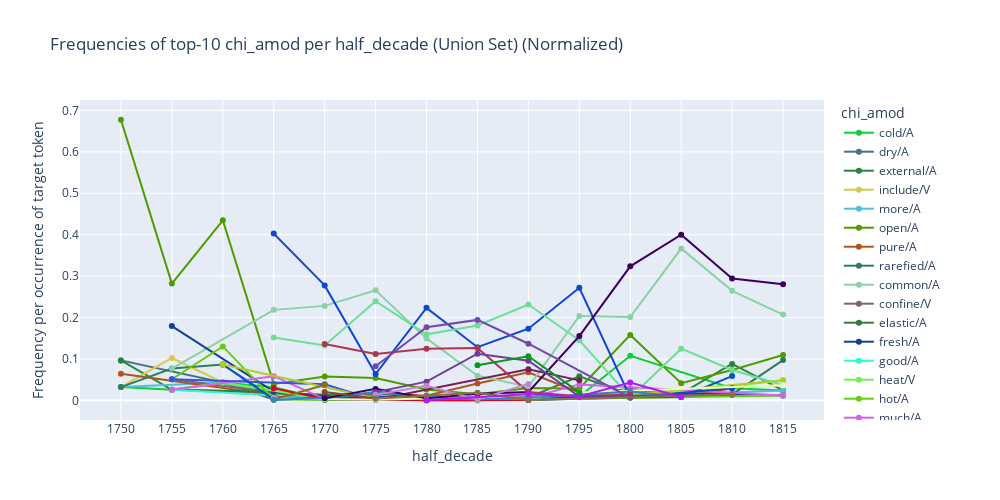

Write notebook code for a chart like this one.
### Code cell
# Bar chart (absolute freq)
plot_freq_top_union_sfillers_by_period(slot_df, 
                              slot_type=slot_type,
                              top_n=10,
                              normalized=True, # Normalised or Raw count
                              time_col='half_decade',
                              )

### Figure 1 — Plotly figure (JSON) as saved in the notebook; plotly's stock layout.template omitted (floating-point values rounded to 4 significant figures)
{"data": [{"hovertemplate": "chi_amod=cold/A<br>half_decade=%{x}<br>Frequency per occurrence of target token=%{y}<extra></extra>", "legendgroup": "cold/A", "line": {"color": "#0cce35", "dash": "solid"}, "marker": {"symbol": "circle"}, "mode": "lines+markers", "name": "cold/A", "orientation": "v", "showlegend": true, "type": "scatter", "x": [1750, 1755, 1760, 1765, 1770, 1775, 1780, 1785, 1790, 1795, 1800, 1810, 1815], "xaxis": "x", "y": [0.03226, 0.02564, 0.04348, 0.032, 0.001704, 0.01244, 0.00288, 0.00374, 0.003636, 0.009709, 0.1079, 0.02941, 0.02439], "yaxis": "y"}, {"hovertemplate": "chi_amod=dry/A<br>half_decade=%{x}<br>Frequency per occurrence of target token=%{y}<extra></extra>", "legendgroup": "dry/A", "line": {"color": "#477183", "dash": "solid"}, "marker": {"symbol": "circle"}, "mode": "lines+markers", "name": "dry/A", "orientation": "v", "showlegend": true, "type": "scatter", "x": [1750, 1760, 1765, 1770, 1775, 1780, 1785, 1790, 1795, 1800, 1805, 1810], "xaxis": "x", "y": [0.09677, 0.04348, 0.002667, 0.005111, 0.02022, 0.001728, 0.00374, 0.002424, 0.009709, 0.02158, 0.008333, 0.01471], "yaxis": "y"}, {"hovertemplate": "chi_amod=external/A<br>half_decade=%{x}<br>Frequency per occurrence of target token=%{y}<extra></extra>", "legendgroup": "external/A", "line": {"color": "#2c833f", "dash": "solid"}, "marker": {"symbol": "circle"}, "mode": "lines+markers", "name": "external/A", "orientation": "v", "showlegend": true, "type": "scatter", "x": [1750, 1755, 1765, 1770, 1775, 1780, 1785, 1790, 1795, 1800, 1805, 1810, 1815], "xaxis": "x", "y": [0.09677, 0.02564, 0.01867, 0.01363, 0.01555, 0.008065, 0.007479, 0.007273, 0.05825, 0.01439, 0.01667, 0.08824, 0.02439], "yaxis": "y"}, {"hovertemplate": "chi_amod=include/V<br>half_decade=%{x}<br>Frequency per occurrence of target token=%{y}<extra></extra>", "legendgroup": "include/V", "line": {"color": "#d6cb4d", "dash": "solid"}, "marker": {"symbol": "circle"}, "mode": "lines+markers", "name": "include/V", "orientation": "v", "showlegend": true, "type": "scatter", "x": [1750, 1755, 1760, 1765, 1775, 1780, 1815], "xaxis": "x", "y": [0.03226, 0.1026, 0.04348, 0.016, 0.001555, 0.001152, 0.03659], "yaxis": "y"}, {"hovertemplate": "chi_amod=more/A<br>half_decade=%{x}<br>Frequency per occurrence of target token=%{y}<extra></extra>", "legendgroup": "more/A", "line": {"color": "#51bedd", "dash": "solid"}, "marker": {"symbol": "circle"}, "mode": "lines+markers", "name": "more/A", "orientation": "v", "showlegend": true, "type": "scatter", "x": [1750, 1760, 1765, 1770, 1775, 1780, 1785, 1790, 1815], "xaxis": "x", "y": [0.03226, 0.04348, 0.016, 0.005111, 0.006221, 0.009217, 0.008227, 0.001212, 0.02439], "yaxis": "y"}, {"hovertemplate": "chi_amod=open/A<br>half_decade=%{x}<br>Frequency per occurrence of target token=%{y}<extra></extra>", "legendgroup": "open/A", "line": {"color": "#4f9b02", "dash": "solid"}, "marker": {"symbol": "circle"}, "mode": "lines+markers", "name": "open/A", "orientation": "v", "showlegend": true, "type": "scatter", "x": [1750, 1755, 1760, 1765, 1770, 1775, 1780, 1785, 1790, 1795, 1800, 1805, 1810, 1815], "xaxis": "x", "y": [0.6774, 0.2821, 0.4348, 0.04, 0.05792, 0.05443, 0.0265, 0.01496, 0.0303, 0.02913, 0.1583, 0.04167, 0.07353, 0.1098], "yaxis": "y"}, {"hovertemplate": "chi_amod=pure/A<br>half_decade=%{x}<br>Frequency per occurrence of target token=%{y}<extra></extra>", "legendgroup": "pure/A", "line": {"color": "#ac561e", "dash": "solid"}, "marker": {"symbol": "circle"}, "mode": "lines+markers", "name": "pure/A", "orientation": "v", "showlegend": true, "type": "scatter", "x": [1750, 1765, 1770, 1775, 1780, 1785, 1790, 1795, 1800, 1805, 1810], "xaxis": "x", "y": [0.06452, 0.01333, 0.006814, 0.01866, 0.01152, 0.04114, 0.06788, 0.01942, 0.007194, 0.008333, 0.02941], "yaxis": "y"}, {"hovertemplate": "chi_amod=rarefied/A<br>half_decade=%{x}<br>Frequency per occurrence of target token=%{y}<extra></extra>", "legendgroup": "rarefied/A", "line": {"color": "#2f7c62", "dash": "solid"}, "marker": {"symbol": "circle"}, "mode": "lines+markers", "name": "rarefied/A", "orientation": "v", "showlegend": true, "type": "scatter", "x": [1750, 1755, 1760, 1765, 1770, 1775, 1785, 1800, 1810, 1815], "xaxis": "x", "y": [0.03226, 0.07692, 0.08696, 0.005333, 0.001704, 0.001555, 0.0007479, 0.02158, 0.01471, 0.09756], "yaxis": "y"}, {"hovertemplate": "chi_amod=common/A<br>half_decade=%{x}<br>Frequency per occurrence of target token=%{y}<extra></extra>", "legendgroup": "common/A", "line": {"color": "#8cd0a4", "dash": "solid"}, "marker": {"symbol": "circle"}, "mode": "lines+markers", "name": "common/A", "orientation": "v", "showlegend": true, "type": "scatter", "x": [1755, 1765, 1770, 1775, 1780, 1785, 1790, 1795, 1800, 1805, 1810, 1815], "xaxis": "x", "y": [0.07692, 0.2187, 0.2283, 0.2659, 0.1498, 0.05984, 0.03273, 0.2039, 0.2014, 0.3667, 0.2647, 0.2073], "yaxis": "y"}, {"hovertemplate": "chi_amod=confine/V<br>half_decade=%{x}<br>Frequency per occurrence of target token=%{y}<extra></extra>", "legendgroup": "confine/V", "line": {"color": "#7d6277", "dash": "solid"}, "marker": {"symbol": "circle"}, "mode": "lines+markers", "name": "confine/V", "orientation": "v", "showlegend": true, "type": "scatter", "x": [1755, 1770, 1775, 1785, 1795, 1800, 1805], "xaxis": "x", "y": [0.05128, 0.003407, 0.006221, 0.0007479, 0.009709, 0.02878, 0.008333], "yaxis": "y"}, {"hovertemplate": "chi_amod=elastic/A<br>half_decade=%{x}<br>Frequency per occurrence of target token=%{y}<extra></extra>", "legendgroup": "elastic/A", "line": {"color": "#347a3f", "dash": "solid"}, "marker": {"symbol": "circle"}, "mode": "lines+markers", "name": "elastic/A", "orientation": "v", "showlegend": true, "type": "scatter", "x": [1755, 1765, 1770, 1775, 1780], "xaxis": "x", "y": [0.02564, 0.02133, 0.001704, 0.006221, 0.000576], "yaxis": "y"}, {"hovertemplate": "chi_amod=fresh/A<br>half_decade=%{x}<br>Frequency per occurrence of target token=%{y}<extra></extra>", "legendgroup": "fresh/A", "line": {"color": "#0f4194", "dash": "solid"}, "marker": {"symbol": "circle"}, "mode": "lines+markers", "name": "fresh/A", "orientation": "v", "showlegend": true, "type": "scatter", "x": [1755, 1765, 1770, 1775, 1780, 1785, 1790, 1800, 1805, 1810, 1815], "xaxis": "x", "y": [0.1795, 0.02133, 0.01022, 0.006221, 0.002304, 0.001496, 0.001212, 0.007194, 0.01667, 0.01471, 0.0122], "yaxis": "y"}, {"hovertemplate": "chi_amod=good/A<br>half_decade=%{x}<br>Frequency per occurrence of target token=%{y}<extra></extra>", "legendgroup": "good/A", "line": {"color": "#2ff8d2", "dash": "solid"}, "marker": {"symbol": "circle"}, "mode": "lines+markers", "name": "good/A", "orientation": "v", "showlegend": true, "type": "scatter", "x": [1755, 1770, 1775, 1780, 1785, 1790], "xaxis": "x", "y": [0.02564, 0.005111, 0.007776, 0.00576, 0.00374, 0.001212], "yaxis": "y"}, {"hovertemplate": "chi_amod=heat/V<br>half_decade=%{x}<br>Frequency per occurrence of target token=%{y}<extra></extra>", "legendgroup": "heat/V", "line": {"color": "#6ff151", "dash": "solid"}, "marker": {"symbol": "circle"}, "mode": "lines+markers", "name": "heat/V", "orientation": "v", "showlegend": true, "type": "scatter", "x": [1755, 1760, 1770, 1775, 1785, 1790, 1800, 1815], "xaxis": "x", "y": [0.02564, 0.04348, 0.003407, 0.01089, 0.0007479, 0.002424, 0.007194, 0.04878], "yaxis": "y"}, {"hovertemplate": "chi_amod=hot/A<br>half_decade=%{x}<br>Frequency per occurrence of target token=%{y}<extra></extra>", "legendgroup": "hot/A", "line": {"color": "#65ce0c", "dash": "solid"}, "marker": {"symbol": "circle"}, "mode": "lines+markers", "name": "hot/A", "orientation": "v", "showlegend": true, "type": "scatter", "x": [1755, 1760, 1765, 1770, 1775, 1780, 1785, 1790, 1815], "xaxis": "x", "y": [0.05128, 0.1304, 0.002667, 0.001704, 0.004666, 0.000576, 0.0007479, 0.002424, 0.0122], "yaxis": "y"}, {"hovertemplate": "chi_amod=much/A<br>half_decade=%{x}<br>Frequency per occurrence of target token=%{y}<extra></extra>", "legendgroup": "much/A", "line": {"color": "#d860ea", "dash": "solid"}, "marker": {"symbol": "circle"}, "mode": "lines+markers", "name": "much/A", "orientation": "v", "showlegend": true, "type": "scatter", "x": [1755, 1765, 1770, 1775, 1780, 1785, 1790, 1795, 1815], "xaxis": "x", "y": [0.02564, 0.05867, 0.003407, 0.007776, 0.004608, 0.008975, 0.006061, 0.03883, 0.0122], "yaxis": "y"}, {"hovertemplate": "chi_amod=putrid/A<br>half_decade=%{x}<br>Frequency per occurrence of target token=%{y}<extra></extra>", "legendgroup": "putrid/A", "line": {"color": "#3454e7", "dash": "solid"}, "marker": {"symbol": "circle"}, "mode": "lines+markers", "name": "putrid/A", "orientation": "v", "showlegend": true, "type": "scatter", "x": [1755, 1770, 1775], "xaxis": "x", "y": [0.05128, 0.03918, 0.001555], "yaxis": "y"}, {"hovertemplate": "chi_amod=moist/A<br>half_decade=%{x}<br>Frequency per occurrence of target token=%{y}<extra></extra>", "legendgroup": "moist/A", "line": {"color": "#0353ce", "dash": "solid"}, "marker": {"symbol": "circle"}, "mode": "lines+markers", "name": "moist/A", "orientation": "v", "showlegend": true, "type": "scatter", "x": [1760, 1765, 1770, 1775, 1780, 1785, 1790, 1805, 1810], "xaxis": "x", "y": [0.08696, 0.002667, 0.005111, 0.009331, 0.001728, 0.005236, 0.007273, 0.008333, 0.05882], "yaxis": "y"}, {"hovertemplate": "chi_amod=surround/V<br>half_decade=%{x}<br>Frequency per occurrence of target token=%{y}<extra></extra>", "legendgroup": "surround/V", "line": {"color": "#b7cc25", "dash": "solid"}, "marker": {"symbol": "circle"}, "mode": "lines+markers", "name": "surround/V", "orientation": "v", "showlegend": true, "type": "scatter", "x": [1760, 1775, 1780, 1785, 1790, 1795, 1800, 1815], "xaxis": "x", "y": [0.08696, 0.004666, 0.001152, 0.0007479, 0.003636, 0.01942, 0.01439, 0.04878], "yaxis": "y"}, {"hovertemplate": "chi_amod=factitious/A<br>half_decade=%{x}<br>Frequency per occurrence of target token=%{y}<extra></extra>", "legendgroup": "factitious/A", "line": {"color": "#d80623", "dash": "solid"}, "marker": {"symbol": "circle"}, "mode": "lines+markers", "name": "factitious/A", "orientation": "v", "showlegend": true, "type": "scatter", "x": [1765, 1770, 1780, 1790], "xaxis": "x", "y": [0.02933, 0.003407, 0.000576, 0.001212], "yaxis": "y"}, {"hovertemplate": "chi_amod=fix/V<br>half_decade=%{x}<br>Frequency per occurrence of target token=%{y}<extra></extra>", "legendgroup": "fix/V", "line": {"color": "#1045d1", "dash": "solid"}, "marker": {"symbol": "circle"}, "mode": "lines+markers", "name": "fix/V", "orientation": "v", "showlegend": true, "type": "scatter", "x": [1765, 1770, 1775, 1780, 1785, 1790, 1795, 1800, 1810], "xaxis": "x", "y": [0.4027, 0.2777, 0.06376, 0.2235, 0.1286, 0.1733, 0.2718, 0.007194, 0.02941], "yaxis": "y"}, {"hovertemplate": "chi_amod=heavy/A<br>half_decade=%{x}<br>Frequency per occurrence of target token=%{y}<extra></extra>", "legendgroup": "heavy/A", "line": {"color": "#771f54", "dash": "solid"}, "marker": {"symbol": "circle"}, "mode": "lines+markers", "name": "heavy/A", "orientation": "v", "showlegend": true, "type": "scatter", "x": [1765, 1775, 1790, 1795], "xaxis": "x", "y": [0.008, 0.001555, 0.07515, 0.04854], "yaxis": "y"}, {"hovertemplate": "chi_amod=inflammable/A<br>half_decade=%{x}<br>Frequency per occurrence of target token=%{y}<extra></extra>", "legendgroup": "inflammable/A", "line": {"color": "#70dd97", "dash": "solid"}, "marker": {"symbol": "circle"}, "mode": "lines+markers", "name": "inflammable/A", "orientation": "v", "showlegend": true, "type": "scatter", "x": [1765, 1770, 1775, 1780, 1785, 1790, 1795, 1800, 1805, 1810, 1815], "xaxis": "x", "y": [0.152, 0.1329, 0.2395, 0.1596, 0.181, 0.2315, 0.1456, 0.007194, 0.125, 0.07353, 0.03659], "yaxis": "y"}, {"hovertemplate": "chi_amod=little/A<br>half_decade=%{x}<br>Frequency per occurrence of target token=%{y}<extra></extra>", "legendgroup": "little/A", "line": {"color": "#e5feba", "dash": "solid"}, "marker": {"symbol": "circle"}, "mode": "lines+markers", "name": "little/A", "orientation": "v", "showlegend": true, "type": "scatter", "x": [1765, 1770, 1775, 1780, 1785, 1790, 1795, 1815], "xaxis": "x", "y": [0.005333, 0.003407, 0.001555, 0.004608, 0.005984, 0.004848, 0.01942, 0.03659], "yaxis": "y"}, {"hovertemplate": "chi_amod=mephitic/A<br>half_decade=%{x}<br>Frequency per occurrence of target token=%{y}<extra></extra>", "legendgroup": "mephitic/A", "line": {"color": "#8e6f03", "dash": "solid"}, "marker": {"symbol": "circle"}, "mode": "lines+markers", "name": "mephitic/A", "orientation": "v", "showlegend": true, "type": "scatter", "x": [1765, 1770], "xaxis": "x", "y": [0.002667, 0.03748], "yaxis": "y"}, {"hovertemplate": "chi_amod=same/A<br>half_decade=%{x}<br>Frequency per occurrence of target token=%{y}<extra></extra>", "legendgroup": "same/A", "line": {"color": "#3184cf", "dash": "solid"}, "marker": {"symbol": "circle"}, "mode": "lines+markers", "name": "same/A", "orientation": "v", "showlegend": true, "type": "scatter", "x": [1765, 1770, 1775, 1780, 1785, 1790, 1800, 1805], "xaxis": "x", "y": [0.002667, 0.005111, 0.02022, 0.008065, 0.002992, 0.006061, 0.02158, 0.008333], "yaxis": "y"}, {"hovertemplate": "chi_amod=atmospherical/A<br>half_decade=%{x}<br>Frequency per occurrence of target token=%{y}<extra></extra>", "legendgroup": "atmospherical/A", "line": {"color": "#390062", "dash": "solid"}, "marker": {"symbol": "circle"}, "mode": "lines+markers", "name": "atmospherical/A", "orientation": "v", "showlegend": true, "type": "scatter", "x": [1770, 1775, 1780, 1785, 1790, 1795, 1800, 1805, 1810, 1815], "xaxis": "x", "y": [0.005111, 0.02799, 0.005184, 0.01645, 0.02061, 0.1553, 0.3237, 0.4, 0.2941, 0.2805], "yaxis": "y"}, {"hovertemplate": "chi_amod=nitrous/A<br>half_decade=%{x}<br>Frequency per occurrence of target token=%{y}<extra></extra>", "legendgroup": "nitrous/A", "line": {"color": "#ae3550", "dash": "solid"}, "marker": {"symbol": "circle"}, "mode": "lines+markers", "name": "nitrous/A", "orientation": "v", "showlegend": true, "type": "scatter", "x": [1770, 1775, 1780, 1785, 1790, 1795, 1800], "xaxis": "x", "y": [0.1363, 0.112, 0.125, 0.1264, 0.02061, 0.009709, 0.01439], "yaxis": "y"}, {"hovertemplate": "chi_amod=noxious/A<br>half_decade=%{x}<br>Frequency per occurrence of target token=%{y}<extra></extra>", "legendgroup": "noxious/A", "line": {"color": "#8e4527", "dash": "solid"}, "marker": {"symbol": "circle"}, "mode": "lines+markers", "name": "noxious/A", "orientation": "v", "showlegend": true, "type": "scatter", "x": [1770, 1775], "xaxis": "x", "y": [0.02044, 0.004666], "yaxis": "y"}, {"hovertemplate": "chi_amod=dephlogisticated/A<br>half_decade=%{x}<br>Frequency per occurrence of target token=%{y}<extra></extra>", "legendgroup": "dephlogisticated/A", "line": {"color": "#7248ad", "dash": "solid"}, "marker": {"symbol": "circle"}, "mode": "lines+markers", "name": "dephlogisticated/A", "orientation": "v", "showlegend": true, "type": "scatter", "x": [1775, 1780, 1785, 1790, 1800], "xaxis": "x", "y": [0.08243, 0.1768, 0.1945, 0.137, 0.007194], "yaxis": "y"}, {"hovertemplate": "chi_amod=phlogisticated/A<br>half_decade=%{x}<br>Frequency per occurrence of target token=%{y}<extra></extra>", "legendgroup": "phlogisticated/A", "line": {"color": "#6e3d9a", "dash": "solid"}, "marker": {"symbol": "circle"}, "mode": "lines+markers", "name": "phlogisticated/A", "orientation": "v", "showlegend": true, "type": "scatter", "x": [1775, 1780, 1785, 1790, 1795, 1810], "xaxis": "x", "y": [0.02022, 0.04551, 0.1129, 0.09576, 0.009709, 0.01471], "yaxis": "y"}, {"hovertemplate": "chi_amod=respirable/A<br>half_decade=%{x}<br>Frequency per occurrence of target token=%{y}<extra></extra>", "legendgroup": "respirable/A", "line": {"color": "#c285d4", "dash": "solid"}, "marker": {"symbol": "circle"}, "mode": "lines+markers", "name": "respirable/A", "orientation": "v", "showlegend": true, "type": "scatter", "x": [1775, 1780, 1785, 1790], "xaxis": "x", "y": [0.014, 0.03571, 0.002244, 0.04], "yaxis": "y"}, {"hovertemplate": "chi_amod=vitriolic/A<br>half_decade=%{x}<br>Frequency per occurrence of target token=%{y}<extra></extra>", "legendgroup": "vitriolic/A", "line": {"color": "#876f47", "dash": "solid"}, "marker": {"symbol": "circle"}, "mode": "lines+markers", "name": "vitriolic/A", "orientation": "v", "showlegend": true, "type": "scatter", "x": [1775, 1780, 1785, 1790, 1810], "xaxis": "x", "y": [0.004666, 0.01152, 0.0187, 0.001212, 0.01471], "yaxis": "y"}, {"hovertemplate": "chi_amod=vital/A<br>half_decade=%{x}<br>Frequency per occurrence of target token=%{y}<extra></extra>", "legendgroup": "vital/A", "line": {"color": "#b01af6", "dash": "solid"}, "marker": {"symbol": "circle"}, "mode": "lines+markers", "name": "vital/A", "orientation": "v", "showlegend": true, "type": "scatter", "x": [1780, 1790, 1795, 1800, 1805], "xaxis": "x", "y": [0.000576, 0.01576, 0.009709, 0.04317, 0.008333], "yaxis": "y"}, {"hovertemplate": "chi_amod=hepatic/A<br>half_decade=%{x}<br>Frequency per occurrence of target token=%{y}<extra></extra>", "legendgroup": "hepatic/A", "line": {"color": "#0d961f", "dash": "solid"}, "marker": {"symbol": "circle"}, "mode": "lines+markers", "name": "hepatic/A", "orientation": "v", "showlegend": true, "type": "scatter", "x": [1785, 1790, 1795], "xaxis": "x", "y": [0.08527, 0.1067, 0.01942], "yaxis": "y"}], "layout": {"height": 500, "hovermode": "x unified", "legend": {"title": {"text": "chi_amod"}, "tracegroupgap": 0}, "title": {"text": "Frequencies of top-10 chi_amod per half_decade (Union Set) (Normalized)"}, "width": 1000, "xaxis": {"anchor": "y", "domain": [0, 1], "tickmode": "array", "ticktext": [1750, 1755, 1760, 1765, 1770, 1775, 1780, 1785, 1790, 1795, 1800, 1805, 1810, 1815], "tickvals": [1750, 1755, 1760, 1765, 1770, 1775, 1780, 1785, 1790, 1795, 1800, 1805, 1810, 1815], "title": {"text": "half_decade"}}, "yaxis": {"anchor": "x", "domain": [0, 1], "title": {"text": "Frequency per occurrence of target token"}}}}
